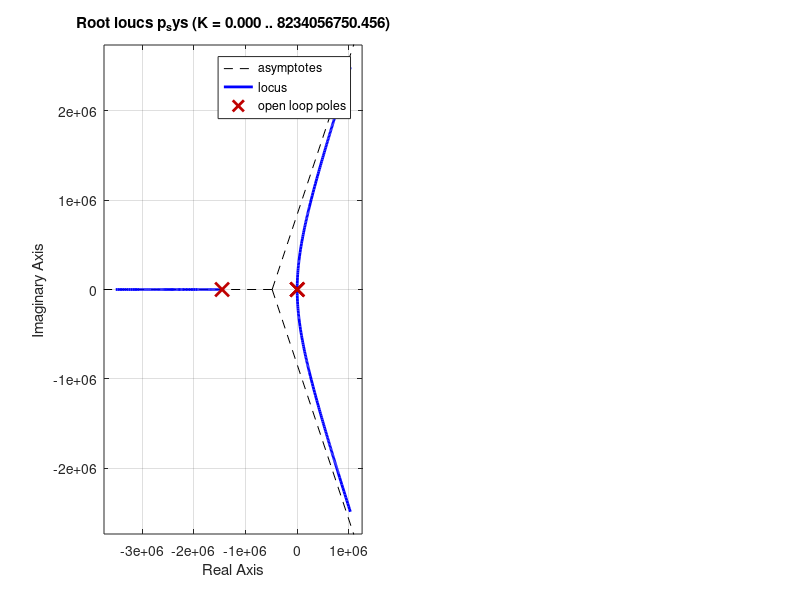

MATLAB code for this plot: (Note: this script raises an error after producing the figure.)
%Proportional Control

clc; clear all; close all;
J=3.2284E-6;
b=3.5077E-6;
K=0.0274;
R=4;
L=2.75E-6;
num=K;
den=[(J*L) ((J*R)+(L*b)) ((b*R)+K^2) 0];
sys=tf (num,den);
numcf=[1];
dencf=[0 1];
controller=tf(numcf,dencf);
p_sys=controller*sys;
subplot(1,2,1)
rlocus(p_sys);
sgrid(0.5,0)
axis([-400 100 -200 200])
k=1.7;
feedbk_sys=feedback(k*p_sys,1);
dis_sys=feedbk_sys/(k*controller);
subplot(1,2,2)
step(dis_sys,0:.001:.5);